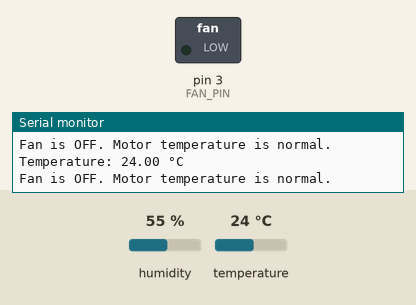
Recording of a sketch running on a simulated Arduino Uno, built with avr-gcc and run on an emulated ATmega328P. On the bench: switched loads named in the sketch (green lamp = pin HIGH), the last lines printed to the serial monitor. The test bench sets the inputs (shaded band); at power-on: temperature 24 °C, humidity 55 %.

Above: at 2.8 s.
2.9 s: temperature set to 39.7 °C
5.6 s: temperature set to 40.7 °C
At 6.4 s:
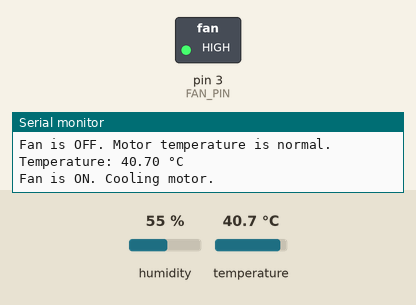
8.3 s: temperature set to 12 °C
At 11.2 s:
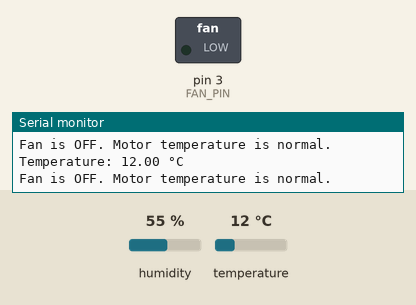
11.5 s: temperature set to 41 °C
At 12.9 s:
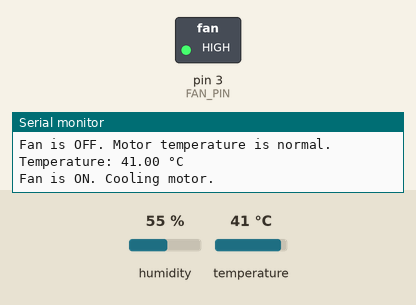
Timing chart, 0 to 14.5 s (numbered marks = the images above; inputs shaded):
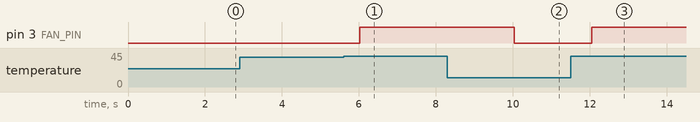

Measured:
- the behaviour switches between 40 and 40.1 °C on temperature (found by bisection; images 0 and 1)
- after the input at 5.6 s, pin 3 (FAN_PIN): LOW → HIGH after 0.43 s
- after the input at 8.3 s, pin 3 (FAN_PIN): HIGH → LOW after 1.7 s
- after the input at 11.5 s, pin 3 (FAN_PIN): LOW → HIGH after 0.55 s

The sketch:

automatic_motor_cooler_using_temperature_sensor.ino
```cpp
#include <DHT.h>

#define DHTPIN 2
#define DHTTYPE DHT22

#define FAN_PIN 3
#define MOTOR_TEMP_THRESHOLD 40.0

DHT dht(DHTPIN, DHTTYPE);

void setup() {
  pinMode(FAN_PIN, OUTPUT);
  dht.begin();
  Serial.begin(9600);
}

void loop() {
  float temperature = dht.readTemperature();

  if (isnan(temperature)) {
    Serial.println("Failed to read temperature from sensor!");
    delay(1000);
    return;
  }

  Serial.print("Temperature: ");
  Serial.print(temperature);
  Serial.println(" °C");

  if (temperature > MOTOR_TEMP_THRESHOLD) {
    digitalWrite(FAN_PIN, HIGH);
    Serial.println("Fan is ON. Cooling motor.");
  } else {
    digitalWrite(FAN_PIN, LOW);
    Serial.println("Fan is OFF. Motor temperature is normal.");
  }

  delay(1000);
}
```
